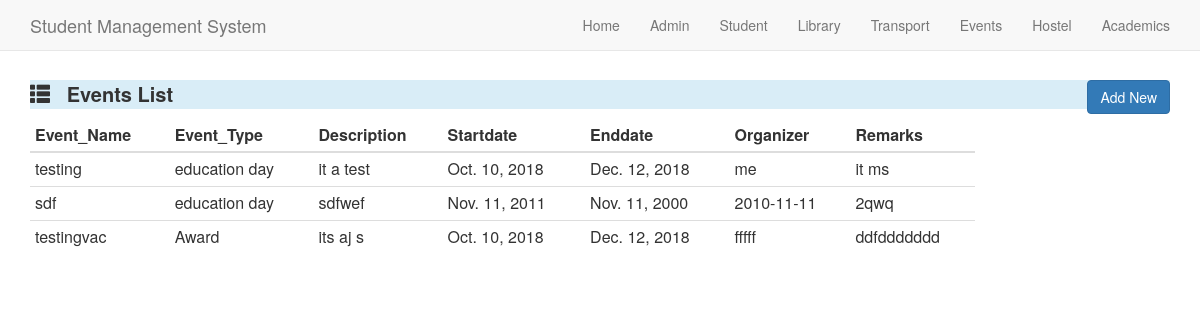
Page /eventlist/ on the committed database.
### Events/models.py (models this page shows, shortened)
class Event_Type(models.Model):
    EventType=models.CharField(max_length=15)
    def __str__(self):
        return '%s'%(self.EventType)

class Event(models.Model):
    Event_Name=models.CharField(max_length=25)
    EventType=models.ForeignKey(Event_Type,on_delete=models.CASCADE)
    Description=models.TextField()
    Startdate=models.DateField()
    Enddate=models.DateField()
    Organizer=models.CharField(max_length=20)
    Remarks=models.TextField()

### Events/views.py (the view)
# urls.py: url(r'^eventlist/$',eveview.getEvent,name='Event'),
def getEvent(request):
    query =Event.objects.all()
    event_list = []
    for q in query:
        temp_dict = {}
        temp_dict['Event_Name']= q.Event_Name
        temp_dict['EventType']= q.EventType
        temp_dict['Description']= q.Description
        temp_dict['Startdate']= q.Startdate
        temp_dict['Enddate']= q.Enddate
        temp_dict['Organizer']= q.Organizer
        temp_dict['Remarks']= q.Remarks
        event_list.append(temp_dict)
    context_dict = {'query':event_list}
    return render(request,'event.html',context_dict)

### Events/templates/event.html (shortened to what this page needs)
<html>
<head>
	<link rel="stylesheet" href="https://maxcdn.bootstrapcdn.com/bootstrap/3.3.7/css/bootstrap.min.css">
</head>
<body >
{% block content %}
  <nav class="navbar navbar-default navbar-fixed-top">
    <div class="container">
      <div class="navbar-header">
        <a class="navbar-brand" href="index.html">Student Management System</a>
      </div>
      <div class="collapse navbar-collapse" id="myNavbar">
        <ul class="nav navbar-nav navbar-right">
          <li><a href="/">Home</a></li>
          <li><a href="/admin">Admin</a></li>
          <li><a href="/student">Student</a></li>
          <li><a href="/library">Library</a></li>
          <li><a href="/transport">Transport</a></li>
          <li><a href="/events">Events</a></li>
          <li><a href="/hostel">Hostel</a></li>
          <li><a href="/academics">Academics</a></li>
        </ul>
      </div>
    </div>
  </nav>
 <br><br>
 <br>
 <br>
 <div class="container">
	<div class="row">
		<div class='col-md-12'>
			<p class="bg-info" style='font-size:20px;font-weight:bold;'>
				<span class="glyphicon glyphicon-th-list"></span>
				&nbsp;
				Events List
				<a href="/addevent" button type="button"  style="float: right" class="btn btn-primary">Add New</button></a>
			</p>
		</div>
	</div>
		<div class='row'>
		<div class='col-md-10 pull-left'>
		<table class="table table-condensed">
			<thead>
		<tr>
			<th>Event_Name</th>
      <th>Event_Type</th>
      <th>Description</th>
      <th>Startdate</th>
      <th>Enddate</th>
      <th>Organizer</th>
      <th>Remarks</th>
		</tr>
			</thead>
			<tbody>
			{% for q in query %}
		<tr>
			<td>{{q.Event_Name}}</td>
      <td>{{q.EventType}}</td>
      <td>{{q.Description}}</td>
      <td>{{q.Startdate}}</td>
      <td>{{q.Enddate}}</td>
      <td>{{q.Organizer}}</td>
      <td>{{q.Remarks}}</td>
		</tr>
		{% endfor %}
	</tbody>
	</table>
		</div>
	</div>
</div>
{% endblock %}

### rows in the picture
Event_Type: Event_Name "testing", EventType "education day", Description "it a test", Startdate "Oct. 10, 2018", Enddate "Dec. 12, 2018", Organizer "me", Remarks "it ms", Event_Name "sdf", Description "sdfwef", Startdate "Nov. 11, 2011", Enddate "Nov. 11, 2000", Organizer "2010-11-11", Remarks "2qwq"
Event_Type: Event_Name "testingvac", EventType "Award", Description "its aj s", Startdate "Oct. 10, 2018", Enddate "Dec. 12, 2018", Organizer "fffff", Remarks "ddfddddddd"
